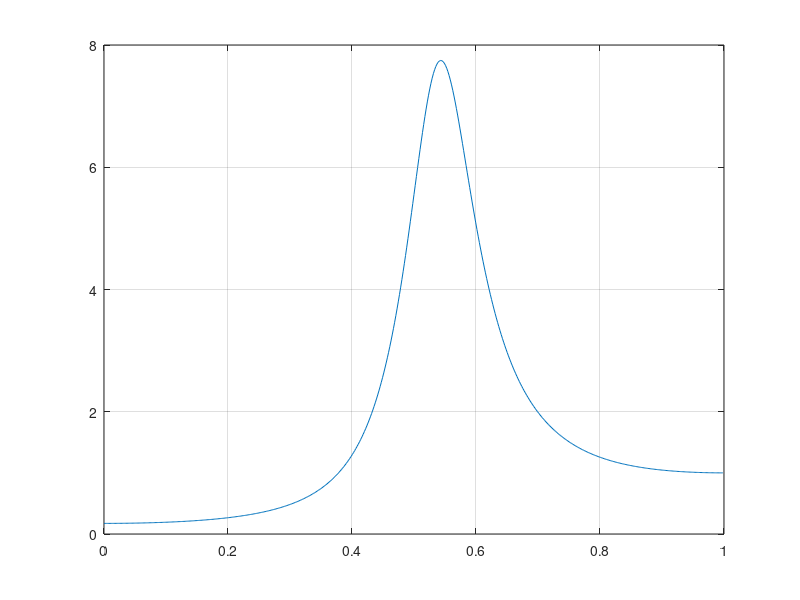

Recreate this plot in MATLAB. (Note: this script raises an error after producing the figure.)
clc;clear;close all;

a = [1 0.5 0.7 0.2];
x = filter(1,a,randn(1,1024));

%yule-walker
ar_coeff = aryule(x,3);
[h, w] = freqz(1,ar_coeff);

%ar-psd estimate
[Pxx, omega] = pyulear(x,3);

%true spectrum
[H, W] = freqz(1,a);

%plot
figure;
plot(W/pi, abs(H).^2);hold on;grid on;ax = gca;ax.GridLineStyle = '--';
plot(w/pi, abs(h).^2);
plot(omega/pi, Pxx);
xlabel('Normalized Frequency (\times\pi rad/sample)');ylabel('Magnitude');
legend('True Spectrum','Yule-Walker Method','AR PSD Estimate');

